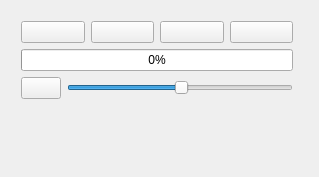
<?xml version="1.0" encoding="UTF-8"?>
<ui version="4.0">
 <class>MainWindow</class>
 <widget class="QMainWindow" name="MainWindow">
  <property name="geometry">
   <rect>
    <x>0</x>
    <y>0</y>
    <width>319</width>
    <height>177</height>
   </rect>
  </property>
  <property name="minimumSize">
   <size>
    <width>319</width>
    <height>177</height>
   </size>
  </property>
  <property name="maximumSize">
   <size>
    <width>319</width>
    <height>177</height>
   </size>
  </property>
  <property name="windowTitle">
   <string>Audio Media Player</string>
  </property>
  <property name="toolTip">
   <string>Open</string>
  </property>
  <widget class="QWidget" name="centralWidget">
   <property name="maximumSize">
    <size>
     <width>16777215</width>
     <height>16777215</height>
    </size>
   </property>
   <widget class="QWidget" name="layoutWidget">
    <property name="geometry">
     <rect>
      <x>10</x>
      <y>10</y>
      <width>294</width>
      <height>154</height>
     </rect>
    </property>
    <layout class="QVBoxLayout" name="verticalLayout">
     <property name="sizeConstraint">
      <enum>QLayout::SetMaximumSize</enum>
     </property>
     <item>
      <layout class="QHBoxLayout" name="horizontalLayout">
       <item>
        <widget class="QPushButton" name="pushButtonOpenFile">
         <property name="toolTip">
          <string>Open</string>
         </property>
         <property name="text">
          <string/>
         </property>
         <property name="icon">
          <iconset resource="picsresource.qrc">
           <normaloff>:/pics/pics/6794469_document_file_folder_multimedia_music_icon.png</normaloff>:/pics/pics/6794469_document_file_folder_multimedia_music_icon.png</iconset>
         </property>
         <property name="iconSize">
          <size>
           <width>48</width>
           <height>48</height>
          </size>
         </property>
        </widget>
       </item>
       <item>
        <widget class="QPushButton" name="pushButtonPlay">
         <property name="toolTip">
          <string>Play</string>
         </property>
         <property name="text">
          <string/>
         </property>
         <property name="icon">
          <iconset resource="picsresource.qrc">
           <normaloff>:/pics/pics/6794458_media_multimedia_music_play_player_icon.png</normaloff>:/pics/pics/6794458_media_multimedia_music_play_player_icon.png</iconset>
         </property>
         <property name="iconSize">
          <size>
           <width>48</width>
           <height>48</height>
          </size>
         </property>
        </widget>
       </item>
       <item>
        <widget class="QPushButton" name="pushButtonPause">
         <property name="toolTip">
          <string>Pause</string>
         </property>
         <property name="text">
          <string/>
         </property>
         <property name="icon">
          <iconset resource="picsresource.qrc">
           <normaloff>:/pics/pics/6794465_audio_media_multimedia_music_pause_icon.png</normaloff>:/pics/pics/6794465_audio_media_multimedia_music_pause_icon.png</iconset>
         </property>
         <property name="iconSize">
          <size>
           <width>48</width>
           <height>48</height>
          </size>
         </property>
        </widget>
       </item>
       <item>
        <widget class="QPushButton" name="pushButtonStop">
         <property name="toolTip">
          <string>Stop</string>
         </property>
         <property name="text">
          <string/>
         </property>
         <property name="icon">
          <iconset resource="picsresource.qrc">
           <normaloff>:/pics/pics/6794471_media_multimedia_music_player_stop_icon.png</normaloff>:/pics/pics/6794471_media_multimedia_music_player_stop_icon.png</iconset>
         </property>
         <property name="iconSize">
          <size>
           <width>48</width>
           <height>48</height>
          </size>
         </property>
        </widget>
       </item>
      </layout>
     </item>
     <item>
      <widget class="QProgressBar" name="progressBar">
       <property name="value">
        <number>0</number>
       </property>
      </widget>
     </item>
     <item>
      <layout class="QHBoxLayout" name="horizontalLayout_2">
       <property name="sizeConstraint">
        <enum>QLayout::SetDefaultConstraint</enum>
       </property>
       <item>
        <widget class="QPushButton" name="pushButtonMute">
         <property name="toolTip">
          <string>Mute</string>
         </property>
         <property name="text">
          <string/>
         </property>
         <property name="icon">
          <iconset>
           <activeoff>:/pics/pics/6794456_audio_multimedia_music_sound_speaker_icon.png</activeoff>
           <activeon>:/pics/pics/6794470_audio_media_multimedia_music_mute_icon.png</activeon>
          </iconset>
         </property>
         <property name="iconSize">
          <size>
           <width>24</width>
           <height>24</height>
          </size>
         </property>
         <property name="checkable">
          <bool>true</bool>
         </property>
        </widget>
       </item>
       <item>
        <widget class="QSlider" name="sliderVolume">
         <property name="toolTip">
          <string>Volume</string>
         </property>
         <property name="value">
          <number>50</number>
         </property>
         <property name="orientation">
          <enum>Qt::Horizontal</enum>
         </property>
        </widget>
       </item>
      </layout>
     </item>
    </layout>
   </widget>
  </widget>
 </widget>
 <layoutdefault spacing="6" margin="11"/>
 <resources>
  <include location="picsresource.qrc"/>
 </resources>
 <connections/>
</ui>
